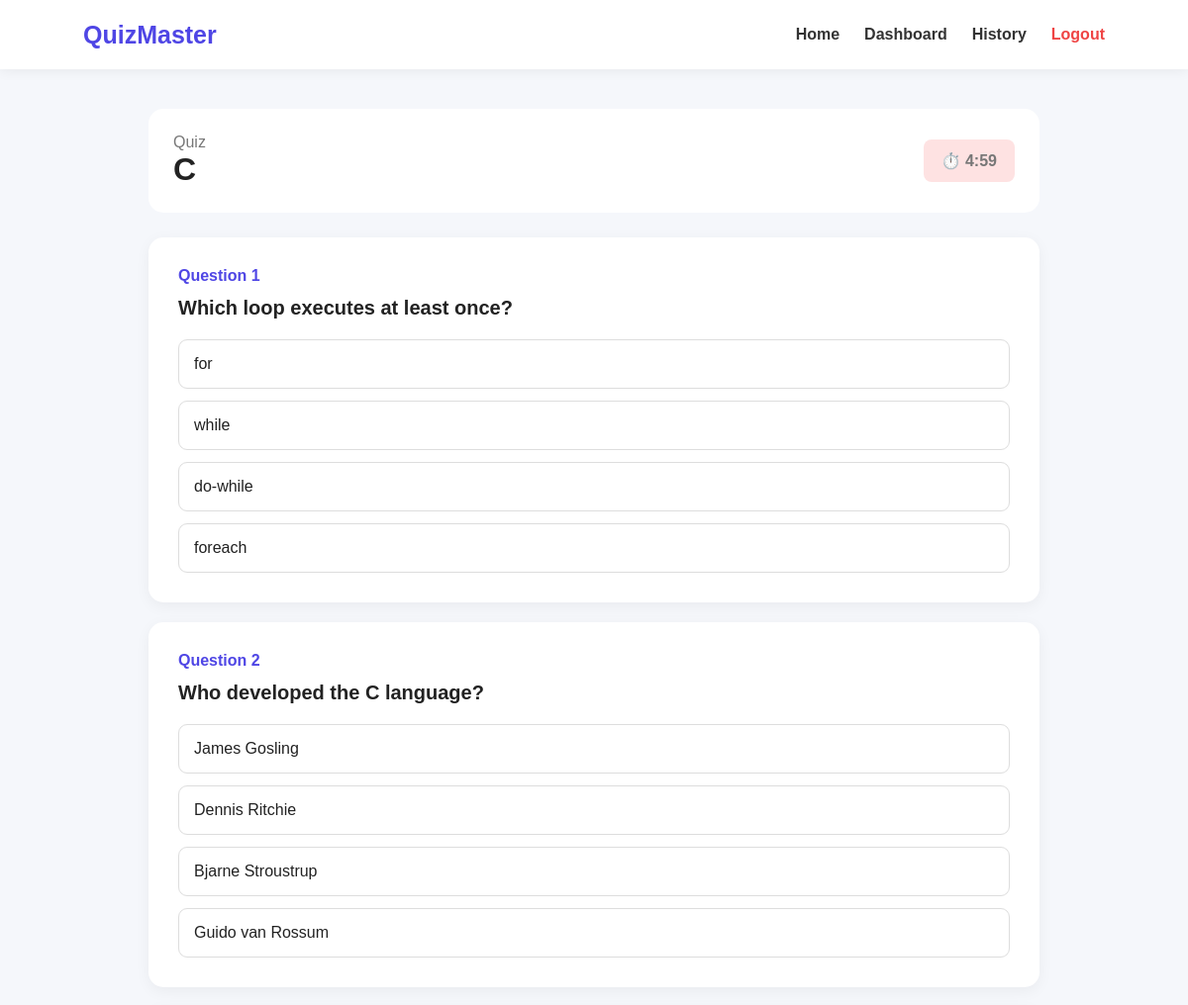
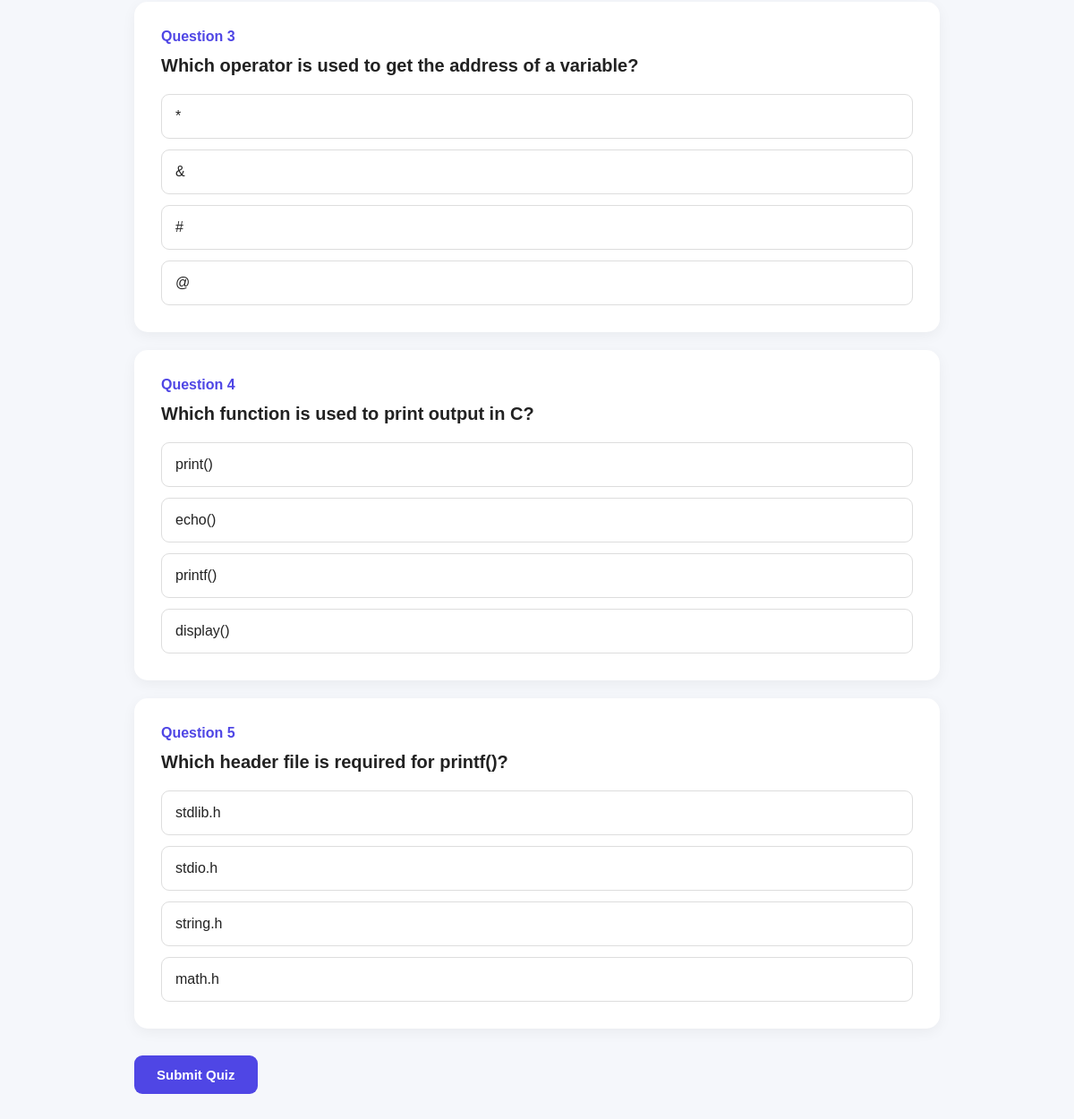
/quiz/C (signed in), run on the app's committed database (2 pictures, top to bottom).
### app.py (models this page shows)
class Question(db.Model):
    id = db.Column(
        db.Integer,
        primary_key=True
    )
    category = db.Column(
        db.String(100),
        nullable=False
    )
    question = db.Column(
        db.Text,
        nullable=False
    )
    option1 = db.Column(
        db.String(300),
        nullable=False
    )
    option2 = db.Column(
        db.String(300),
        nullable=False
    )
    option3 = db.Column(
        db.String(300),
        nullable=False
    )
    option4 = db.Column(
        db.String(300),
        nullable=False
    )
    answer = db.Column(
        db.String(300),
        nullable=False
    )

### app.py (the view)
@app.route("/quiz/<category>")
def quiz(category):
    if "user_id" not in session:
        return redirect(url_for("login"))
    questions = Question.query.filter_by(
        category=category
    ).all()
    if not questions:
        return """
        <h2>No questions found.</h2>
        <a href="/dashboard">Back to Dashboard</a>
        """
    random.shuffle(questions)
    questions = questions[:5]
    return render_template(
        "quiz.html",
        questions=questions,
        category=category
    )

### templates/quiz.html (shortened to what this page needs)
{% extends "base.html" %}
{% block content %}
<div class="quiz-container">
    <div class="quiz-header">
        <div>
            <span>
                Quiz
            </span>
            <h1>
                {{ category }}
            </h1>
        </div>
        <div class="timer">
            ⏱️
            <span id="timer">
            </span>
        </div>
    </div>
    <form
        method="POST"
        action="{{ url_for('submit_quiz') }}"
        id="quizForm"
    >
        {% for question in questions %}
        <div class="question-card">
            <div class="question-number">
                Question {{ loop.index }}
            </div>
            <h2>
                {{ question.question }}
            </h2>
            <div class="options">
                <label>
                    <span>
                        {{ question.option1 }}
                    </span>
                </label>
                <label>
                    <span>
                        {{ question.option2 }}
                    </span>
                </label>
                <label>
                    <span>
                        {{ question.option3 }}
                    </span>
                </label>
                <label>
                    <span>
                        {{ question.option4 }}
                    </span>
                </label>
            </div>
        </div>
        {% endfor %}
        <button
            type="submit"
            class="btn primary submit-btn"
        >
            Submit Quiz
        </button>
    </form>
</div>
{% endblock %}

### templates/base.html (shortened to what this page needs)
<!DOCTYPE html>
<html lang="en">
<head>
    <link rel="stylesheet"
          href="{{ url_for('static', filename='css/style.css') }}">
</head>
<body>
<nav class="navbar">
    <div class="logo">
        QuizMaster
    </div>
    <div class="nav-links">
        <a href="{{ url_for('index') }}">
            Home
        </a>
        {% if session.get("user_id") %}
        <a href="{{ url_for('dashboard') }}">
            Dashboard
        </a>
        <a href="{{ url_for('history') }}">
            History
        </a>
        <a href="{{ url_for('logout') }}"
           class="logout">
            Logout
        </a>
        {% endif %}
    </div>
</nav>
<main>
    {% block content %}
    {% endblock %}
</main>
</body>
</html>

### static/css/style.css (style rules this page uses)
* { margin: 0; padding: 0; box-sizing: border-box; }
body { font-family: Arial, sans-serif; background: #f5f7fb; color: #222; }
.navbar { height: 70px; background: white; display: flex; align-items: center; justify-content: space-between; padding: 0 7%; box-shadow: 0 2px 12px rgba(0,0,0,0.06); }
.logo { font-size: 25px; font-weight: bold; color: #4f46e5; }
.nav-links { display: flex; gap: 25px; align-items: center; }
.nav-links a { text-decoration: none; color: #333; font-weight: 600; }
.logout { color: #ef4444 !important; }
.btn { display: inline-block; border: none; padding: 13px 25px; border-radius: 9px; text-decoration: none; font-weight: bold; cursor: pointer; font-size: 15px; }
.primary { background: #4f46e5; color: white; }
.quiz-container { width: 90%; max-width: 900px; margin: 40px auto; }
.quiz-header { background: white; padding: 25px; border-radius: 15px; display: flex; justify-content: space-between; align-items: center; margin-bottom: 25px; }
.quiz-header span { color: #777; }
.timer { background: #fee2e2; color: #dc2626; padding: 12px 18px; border-radius: 8px; font-weight: bold; }
.question-card { background: white; padding: 30px; margin-bottom: 20px; border-radius: 15px; box-shadow: 0 4px 15px rgba(0,0,0,.05); }
.question-number { color: #4f46e5; font-weight: bold; margin-bottom: 12px; }
.question-card h2 { font-size: 20px; margin-bottom: 20px; }
.options { display: grid; gap: 12px; }
.options label { cursor: pointer; }
.options span { display: block; padding: 15px; border: 1px solid #ddd; border-radius: 9px; }
.submit-btn { margin: 10px 0 50px; }

### data on the page
Question: question "Which loop executes at least once?", option1 "for", option2 "while", option3 "do-while", option4 "foreach"
Question: question "Who developed the C language?", option1 "James Gosling", option2 "Dennis Ritchie", option3 "Bjarne Stroustrup", option4 "Guido van Rossum"
Question: question "Which operator is used to get the address of a variable?", option1 "*", option2 "&", option3 "#", option4 "@"
Question: question "Which function is used to print output in C?", option1 "print()", option2 "echo()", option3 "printf()", option4 "display()"
Question: question "Which header file is required for printf()?", option1 "stdlib.h", option2 "stdio.h", option3 "string.h", option4 "math.h"

### other printed values
{{ category }} "C"
